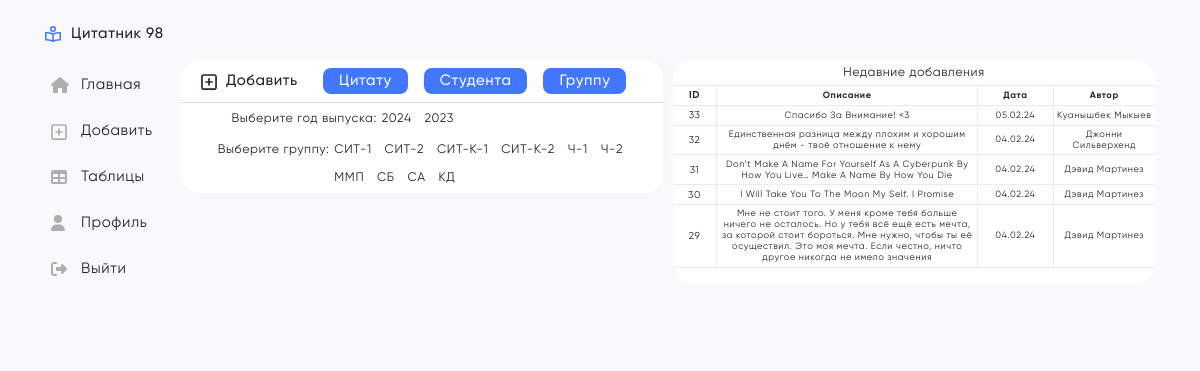
The app's page /create.php?act=post&year=2024 (signed in) with its own data.
### tables this page shows
CREATE TABLE IF NOT EXISTS `groups` (
  `id_group` int(11) NOT NULL AUTO_INCREMENT,
  `group_name` varchar(11) NOT NULL,
  `group_fullname` varchar(70) DEFAULT NULL,
  `year_graduate` int(6) DEFAULT NULL,
  PRIMARY KEY (`id_group`)
);

CREATE TABLE IF NOT EXISTS `posts` (
  `id_post` int(11) NOT NULL AUTO_INCREMENT,
  `description` text NOT NULL,
  `time` timestamp NOT NULL DEFAULT CURRENT_TIMESTAMP,
  `status` enum('активен','скрыт') DEFAULT NULL,
  `id_user` int(11) NOT NULL,
  PRIMARY KEY (`id_post`),
  KEY `fk_posts_users` (`id_user`),
  CONSTRAINT `fk_posts_users` FOREIGN KEY (`id_user`) REFERENCES `users` (`id_user`)
);

CREATE TABLE IF NOT EXISTS `users` (
  `id_user` int(11) NOT NULL AUTO_INCREMENT,
  `name` varchar(40) NOT NULL,
  `surname` varchar(40) NOT NULL,
  `email` varchar(70) DEFAULT NULL,
  `password` varchar(255) DEFAULT NULL,
  `photo` varchar(255) DEFAULT 'default_ava.jpg',
  `id_group` int(11) NOT NULL,
  `id_role` int(11) DEFAULT NULL,
  PRIMARY KEY (`id_user`) USING BTREE,
  UNIQUE KEY `unique_email` (`email`),
  KEY `fk_users_groups` (`id_group`) USING BTREE,
  KEY `fk_users_roles` (`id_role`),
  CONSTRAINT `fk_users_groups` FOREIGN KEY (`id_group`) REFERENCES `groups` (`id_group`),
  CONSTRAINT `fk_users_roles` FOREIGN KEY (`id_role`) REFERENCES `roles` (`id_role`)
);

### includes/create/post.php (the view, shortened to what this page needs)
<form class="create" action="" method="post">
    <?php
    $sql_years = "SELECT DISTINCT `year_graduate` FROM `groups` WHERE `id_group` > 1";
    $result_sql_years = mysqli_query($connection, $sql_years);
    ?>
    <div class="create_row">
        <label class="row_label ">Выберите год выпуска:</label>
        <div class="row_list" name="users[group]" id="">
            <?php if (mysqli_num_rows($result_sql_years)) {
                while ($row = mysqli_fetch_assoc($result_sql_years)) {
                    $year_grad = $row["year_graduate"] ?>
                    <a href="?act=post&year=<?= $year_grad ?>"><?= $year_grad ?> </a>
                <?php } ?>
            <?php } ?>
        </div>
    </div>
    <?php if (isset($_GET['year'])) { ?>
        <div class="create_row">
            <label class="row_label ">Выберите группу: </label>
            <div class="row_list">
                <?php $year = $_GET['year'];
                $selected_year = "SELECT * FROM `groups` WHERE year_graduate = '$year'";
                $result_selected_year_groups = mysqli_query($connection, $selected_year);
                if (mysqli_num_rows($result_selected_year_groups)) {
                    while ($row_two = mysqli_fetch_assoc($result_selected_year_groups)) { ?>
                        <a href="?act=post&year=<?= $year ?>&id_group=<?php $id_group = $row_two['id_group'];
                                                                        echo $id_group ?>" value="<?= $id_group ?>"><?= $row_two['group_name'] ?> </a>
                    <?php } ?>
                <?php } ?>
            </div>
        </div>
    <?php } ?>
</form>

### includes/mini-table/posts.php
</div>
<div class="table-mini">
    <h3 class="table-mini_title">Недавние добавления</h3>
    <table class="table-mini_content">
        <thead class=" table_block">
            <tr class="table_row fz-10">
                <th class="table_cell id">ID</th>
                <th class="table_cell post-desc">Описание</th>
                <th class="table_cell created-at">Дата</th>
                <th class="table_cell author">Автор</th>
            </tr>
        </thead>
        <tbody class="table_block">
            <?php
            $select_posts = "SELECT posts.id_post, posts.description, DATE_FORMAT(posts.time, '%d.%m.%y') AS post_time, users.name, users.surname
            FROM posts JOIN users ON posts.id_user = users.id_user ORDER BY id_post DESC LIMIT 5;";
            if (mysqli_query($connection, $select_posts)) {
                $result_selected_posts = mysqli_query($connection, $select_posts);
                while ($row = mysqli_fetch_assoc($result_selected_posts)) {
            ?>
                    <tr class="table_row fz-10">
                        <td class="table_cell id"><?= $row['id_post'] ?></td>
                        <td class="table_cell"><?= $row['description'] ?></td>
                        <td class="table_cell"><?php echo substr($row['post_time'], 0, 10); ?></td>
                        <td class="table_cell"><?php echo $row['name'] . " "  . $row['surname'] ?></td>
                    </tr>
                <?php } ?>
            <?php } ?>
        </tbody>
    </table>
    <h3 class="table-mini_title bottom-border">Граница</h3>
</div>

### assets/css/style.css (style rules this page uses)
.body { background-color: #F9F9FC; }
.create { padding: 0.5rem 1.25rem; display: flex; flex-direction: column; font-size: clamp(0.5rem, 0.3542rem + 0.7778vw, 0.9375rem); gap: 1rem; border-top: 1px solid rgba(204, 204, 204, 0.7); }
.create_row { display: flex; width: 100%; font-size: clamp(0.4375rem, 0.2917rem + 0.7778vw, 0.775rem); }
.row_label { text-align: right; width: 11rem; }
.row_list { display: flex; margin-left: 0.3rem; gap: 0.8rem; flex-wrap: wrap; }
.table_row { font-size: 0.75rem; }
.table_cell { padding: 0.2125rem; text-align: center; border: 1px solid rgba(204, 204, 204, 0.4); max-width: 150px; overflow: hidden; text-overflow: ellipsis; word-wrap: break-word; }
.table_cell:first-child { border-left: none; }
.table_cell:last-child { border-right: none; }
.table_block { border-bottom: 1px solid black; }
.id { width: 5%; font-size: 0.625rem; }
.post-desc { width: 30%; }
.created-at { width: 7%; }
.author { width: 8%; }
.table-mini { background-color: #fff; width: 100%; max-width: 484px; border-radius: 1.25rem; align-self: flex-start; }
.table-mini_title { font-size: clamp(0.4375rem, 0.2917rem + 0.7778vw, 0.775rem); text-align: center; padding: 5px; }
.table-mini_content { border-collapse: collapse; }
.fz-10 { font-size: clamp(0.375rem, 0.3147rem + 0.3448vw, 0.625rem); }
.bottom-border { user-select: none; color: #fff; font-size: 0.3125rem; }

### records on screen
groups: $id_group 2 (drawn), group_name "СИТ-1"
groups: $id_group 3 (drawn), group_name "СИТ-2"
groups: $id_group 4 (drawn), group_name "СИТ-К-1"
groups: $id_group 5 (drawn), group_name "СИТ-К-2"
groups: $id_group 6 (drawn), group_name "Ч-1"
groups: $id_group 7 (drawn), group_name "Ч-2"
groups: $id_group 8 (drawn), group_name "ММП"
groups: $id_group 9 (drawn), group_name "СБ"
groups: $id_group 10 (drawn), group_name "СА"
groups: $id_group 11 (drawn), group_name "КД"
posts: id_post "33", description "Спасибо За Внимание! <3", post_time "05.02.24", id_user.name "Куанышбек", id_user.surname "Мыкыев"
posts: id_post "32", description "Единственная разница между плохим и хорошим днём - твоё отношение к нему", post_time "04.02.24", id_user.name "Джонни", id_user.surname "Сильверхенд"
posts: id_post "31", description "Don’t Make A Name For Yourself As A Cyberpunk By How You Live… Make A Name By How You Die", post_time "04.02.24", id_user.name "Дэвид", id_user.surname "Мартинез"
posts: id_post "30", description "I Will Take You To The Moon My Self. I Promise", post_time "04.02.24", id_user.name "Дэвид", id_user.surname "Мартинез"
posts: id_post "29", description "Мне не стоит того. У меня кроме тебя больше ничего не осталось. Но у тебя всё ещё есть мечта, за которой стоит бороться. Мне нужно, чтобы ты её осуществил. Это моя мечта. Если честно, ничто другое никогда не имело значения", post_time "04.02.24", id_user.name "Дэвид", id_user.surname "Мартинез"

### other values on screen
$year_grad "2024"
$year_grad "2023"
